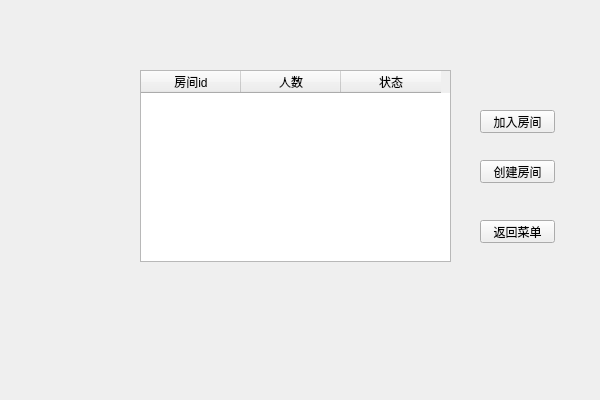
<?xml version="1.0" encoding="UTF-8"?>
<ui version="4.0">
 <class>LobbyWidgetClass</class>
 <widget class="QWidget" name="LobbyWidgetClass">
  <property name="geometry">
   <rect>
    <x>0</x>
    <y>0</y>
    <width>600</width>
    <height>400</height>
   </rect>
  </property>
  <property name="windowTitle">
   <string>LobbyWidget</string>
  </property>
  <widget class="QTableWidget" name="roomTable">
   <property name="geometry">
    <rect>
     <x>140</x>
     <y>70</y>
     <width>311</width>
     <height>192</height>
    </rect>
   </property>
   <property name="editTriggers">
    <set>QAbstractItemView::NoEditTriggers</set>
   </property>
   <property name="rowCount">
    <number>0</number>
   </property>
   <property name="columnCount">
    <number>3</number>
   </property>
   <column>
    <property name="text">
     <string>房间id</string>
    </property>
    <property name="textAlignment">
     <set>AlignCenter</set>
    </property>
   </column>
   <column>
    <property name="text">
     <string>人数</string>
    </property>
    <property name="textAlignment">
     <set>AlignCenter</set>
    </property>
   </column>
   <column>
    <property name="text">
     <string>状态</string>
    </property>
    <property name="textAlignment">
     <set>AlignCenter</set>
    </property>
   </column>
  </widget>
  <widget class="QPushButton" name="joinRoomBtn">
   <property name="geometry">
    <rect>
     <x>480</x>
     <y>110</y>
     <width>75</width>
     <height>23</height>
    </rect>
   </property>
   <property name="text">
    <string>加入房间</string>
   </property>
  </widget>
  <widget class="QPushButton" name="backBtn">
   <property name="geometry">
    <rect>
     <x>480</x>
     <y>220</y>
     <width>75</width>
     <height>23</height>
    </rect>
   </property>
   <property name="text">
    <string>返回菜单</string>
   </property>
  </widget>
  <widget class="QPushButton" name="createRoomBtn">
   <property name="geometry">
    <rect>
     <x>480</x>
     <y>160</y>
     <width>75</width>
     <height>23</height>
    </rect>
   </property>
   <property name="text">
    <string>创建房间</string>
   </property>
  </widget>
 </widget>
 <layoutdefault spacing="6" margin="11"/>
 <resources/>
 <connections>
  <connection>
   <sender>backBtn</sender>
   <signal>clicked()</signal>
   <receiver>LobbyWidgetClass</receiver>
   <slot>BackBtnClicked()</slot>
   <hints>
    <hint type="sourcelabel">
     <x>523</x>
     <y>233</y>
    </hint>
    <hint type="destinationlabel">
     <x>465</x>
     <y>327</y>
    </hint>
   </hints>
  </connection>
  <connection>
   <sender>joinRoomBtn</sender>
   <signal>clicked()</signal>
   <receiver>LobbyWidgetClass</receiver>
   <slot>JoinRoomBtnClicked()</slot>
   <hints>
    <hint type="sourcelabel">
     <x>502</x>
     <y>117</y>
    </hint>
    <hint type="destinationlabel">
     <x>533</x>
     <y>165</y>
    </hint>
   </hints>
  </connection>
  <connection>
   <sender>createRoomBtn</sender>
   <signal>clicked()</signal>
   <receiver>LobbyWidgetClass</receiver>
   <slot>CreateRoomBtnClicked()</slot>
   <hints>
    <hint type="sourcelabel">
     <x>491</x>
     <y>167</y>
    </hint>
    <hint type="destinationlabel">
     <x>466</x>
     <y>187</y>
    </hint>
   </hints>
  </connection>
  <connection>
   <sender>roomTable</sender>
   <signal>cellClicked(int,int)</signal>
   <receiver>LobbyWidgetClass</receiver>
   <slot>RoomTableClicked(int,int)</slot>
   <hints>
    <hint type="sourcelabel">
     <x>198</x>
     <y>218</y>
    </hint>
    <hint type="destinationlabel">
     <x>162</x>
     <y>280</y>
    </hint>
   </hints>
  </connection>
 </connections>
 <slots>
  <slot>JoinRoomBtnClicked()</slot>
  <slot>BackBtnClicked()</slot>
  <slot>CreateRoomBtnClicked()</slot>
  <slot>RoomTableClicked(int,int)</slot>
 </slots>
</ui>
